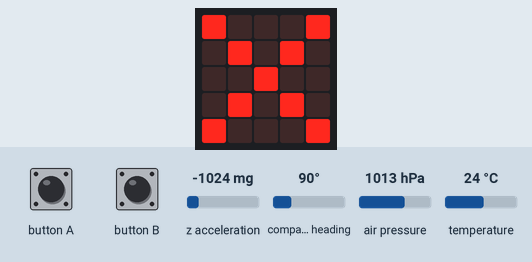
This program was run on a simulated BBC micro:bit running MicroPython. Parts: the board's 5×5 LED display. Inputs (shaded band) come from the test bench; at power-on: z acceleration -1024 mg, compass heading 90°, air pressure 1013 hPa, temperature 24 °C. The compass is already calibrated; library files of the repository ran but are not shown: bmp280.py.

Above: at 1.3 s.
1.4 s: button A pressed for 1 s
At 3.7 s:
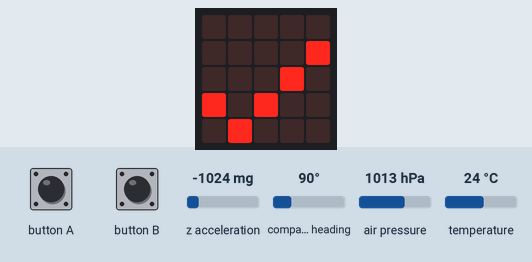
4.0 s: button B pressed for 0.15 s
At 4.7 s:
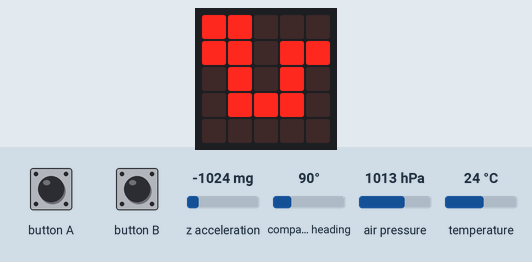
Timing chart, 0 to 7.0 s (numbered marks = the images above; inputs shaded):
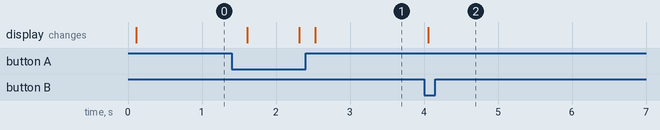

The program:

datos_serie_uart.py
```python
from microbit import * #importa la librería con las órdenes propias de microbit
import bmp280 #importa la librería con las instrucciones para el sensor bmp280
#uart.init(9600,tx=pin14,rx=pin15)
uart.init(57600,tx=pin13,rx=pin14) #inicializa una comunicación serie a 9600 baudios
b = bmp280.BMP280() #crea un elemento b del tipo bmp280
graba=False #variable booleana para controlar el envío de datos o no
buffer="tiempo"+","+"temperatura"+","+"presion"+","+"altitud"+","+"dirección"+","+"acel_z\r\n" #variable tipo string que contiene lo que se envia por puerto serie
uart.write(buffer) #envia a puerto serie la variable buffer
compass.calibrate()

while True: #bucle infinito
    if button_a.is_pressed():#si el botón "a" está presionado
        graba = not graba #cambia el estado de graba por su contrario de False a True o de True a False
        sleep(200) #se espera 200 ms
    if button_b.is_pressed(): #si el botón "b" está presionado
        display.show(Image.SNAKE)#enseña dibujo de una serpiente
        break #sale del bucle (lo interrumpe)
    if graba == True:# si graba es cierto
        display.show(Image.YES)# enseña dibujo de verificado
        buffer="soto,"+str(running_time())+","+str(b.Temperature())+","+str(b.Pressure())+","+str(b.Altitude())+","+str(compass.heading())+","+str(accelerometer.get_z())+","+"fin\r\n"
        #al buffer añade texto soto,tiempo,temperatura,presion,altitud,fin seperados por coma y al final con retorno de carro
        uart.write(buffer) #envia a puerto serie la variable buffer
        sleep(500) #se espera 500 ms
    else:
        display.show (Image.NO)#enseña dibujo de cruz
```

Measured:
- after the input at 1.4 s, the display: changes after 0.21 s (image 1)
- after the input at 4.0 s, the display: changes after 0.06 s (image 2)
